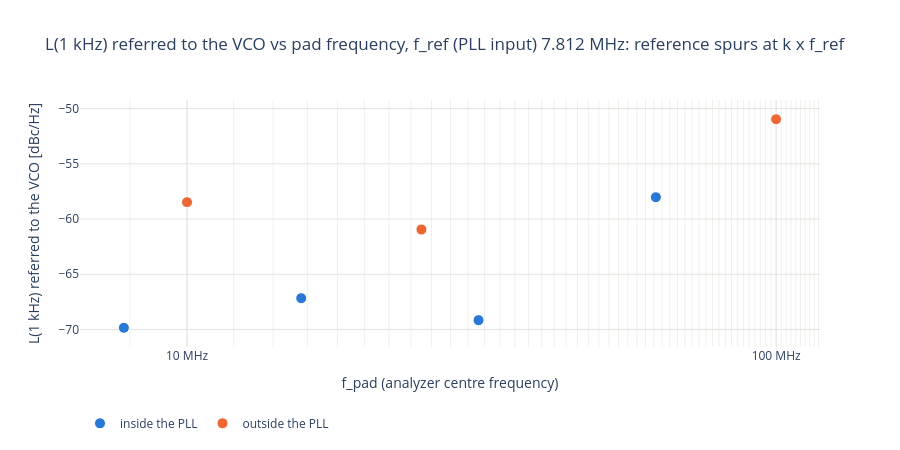

The code cell stored with this chart in its notebook:
### Code cell
# L(f) at 1 kHz referred to the VCO vs pad frequency: the same VCO behind every divider, so this should be flat as
# long as the divider and the pad add less noise than the divided VCO. Colour = path.
fig = go.Figure()
for path, d in divs[divs["L_vco_1000"].notna()].groupby("path"):
    fig.add_scatter(x=d["f_out_meas"] / 1e6, y=d["L_vco_1000"], mode="markers", name=path,
                    marker=dict(size=11, color=PATH_COLORS[path], line=dict(color="white", width=1)),
                    customdata=np.c_[d["divider"], d["total_div"], d["L_out_1000"]],
                    hovertemplate=("%{customdata[0]} (/%{customdata[1]}): pad %{x:.4g} MHz, %{y:.1f} dBc/Hz at the VCO "
                                   "(%{customdata[2]:.1f} dBc/Hz on the pad)<extra></extra>"))
fig.update_layout(title=f"L(1 kHz) referred to the VCO vs pad frequency, {REF_TXT}", template="plotly_white",
                  height=450, legend=dict(orientation="h", y=-0.25))
fig.update_xaxes(title="f_pad (analyzer centre frequency)", gridcolor=GRID, **FREQ_AXIS)
fig.update_yaxes(title="L(1 kHz) referred to the VCO [dBc/Hz]", gridcolor=GRID)
save(fig, "L_vco_1k_vs_f_pad")

### Figure 1 — Plotly figure (JSON) as saved in the notebook; plotly's stock layout.template omitted (floating-point values rounded to 4 significant figures)
{"data": [{"customdata": [["int /16", 16, -82.1], ["int /32", 32, -99.26], ["int /64", 64, -103.3], ["int /128", 128, -112.0]], "hovertemplate": "%{customdata[0]} (/%{customdata[1]}): pad %{x:.4g} MHz, %{y:.1f} dBc/Hz at the VCO (%{customdata[2]:.1f} dBc/Hz on the pad)<extra></extra>", "marker": {"color": "#2a78d6", "line": {"color": "white", "width": 1}, "size": 11}, "mode": "markers", "name": "inside the PLL", "type": "scatter", "x": [62.5, 31.25, 15.62, 7.812], "y": [-58.02, -69.16, -67.16, -69.84]}, {"customdata": [["ext /1 x /10", 10, -70.96], ["ext /4 x /10", 40, -92.99], ["ext /1 x /100", 100, -98.47]], "hovertemplate": "%{customdata[0]} (/%{customdata[1]}): pad %{x:.4g} MHz, %{y:.1f} dBc/Hz at the VCO (%{customdata[2]:.1f} dBc/Hz on the pad)<extra></extra>", "marker": {"color": "#eb6834", "line": {"color": "white", "width": 1}, "size": 11}, "mode": "markers", "name": "outside the PLL", "type": "scatter", "x": [100.0, 25.0, 10.0], "y": [-50.96, -60.94, -58.47]}], "layout": {"height": 450, "legend": {"orientation": "h", "y": -0.25}, "title": {"text": "L(1 kHz) referred to the VCO vs pad frequency, f_ref (PLL input) 7.812 MHz: reference spurs at k x f_ref"}, "xaxis": {"gridcolor": "#e4e3df", "minor": {"gridcolor": "#f1f0ed", "showgrid": true}, "ticktext": ["1 MHz", "10 MHz", "100 MHz", "1 GHz"], "tickvals": [1, 10, 100, 1000], "title": {"text": "f_pad (analyzer centre frequency)"}, "type": "log"}, "yaxis": {"gridcolor": "#e4e3df", "title": {"text": "L(1 kHz) referred to the VCO [dBc/Hz]"}}}}
